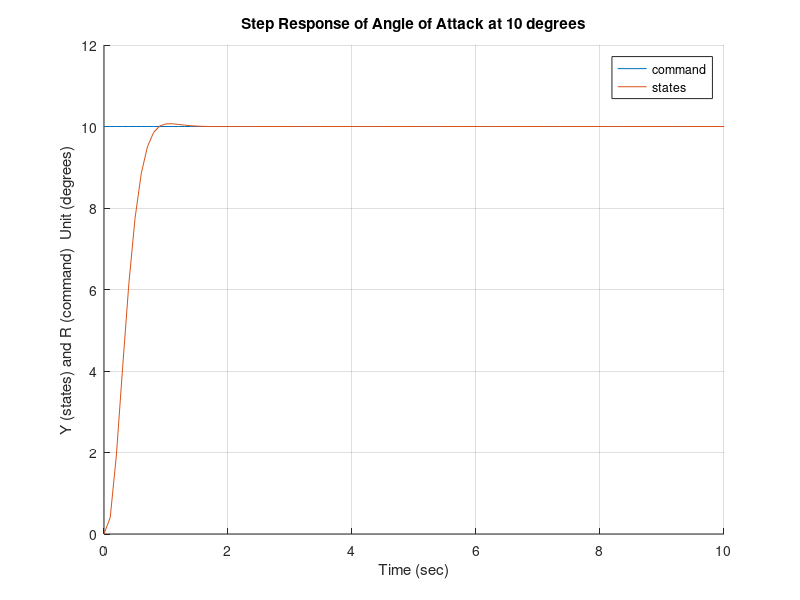
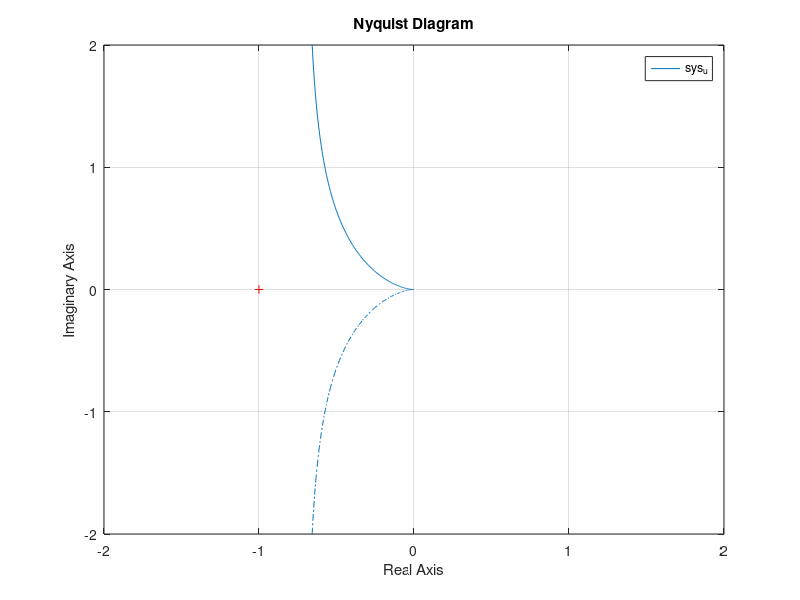
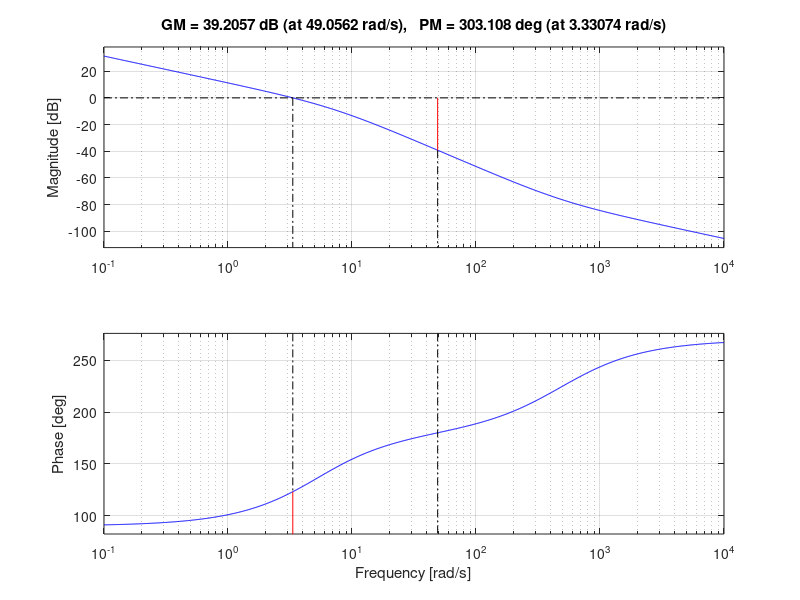

Recreate these plots in MATLAB, in order. (Note: this script raises an error after producing the figures.)
%% Question 1 a-c
clear all
clc

% Initiating Constants
ZaV = -1.21;
ZdV = -0.1987;
Ma = 44.2506;
Md = -97.2313;
% Creating plant state space
Ap = [ZaV 1; Ma 0];
Bp = [ZdV; Md];
% Tracking the angle of attack
Cp = [1 0];
Dp = 0.*Cp*Bp;

% Creating wiggle matrix
Aw = [ 0 Cp
0.*ones(2,1) Ap];
Bw = [ 0 Bp']';

% Checking if Aw and Bw is controllable
Kalman = [Bw Aw*Bw Aw^2*Bw];
rankKal = rank(Kalman);
% Rank of Kalman matrix is 3 which is same size as row of Aw so system is
% controllable

% Desired poles
dp1 = -5;
dp2 = -6;
dp3 = -7;
% Placing poles
Kp = place(Aw, Bw, [dp1, dp2, dp3]);
% Creating new wiggle matrix with desired poles
nAw = Aw-(Bw*Kp);
eigNAw = eig(nAw);
% Eigenvalues are the desired poles so pole placement was done correctly

% Creating linear quadratic regulator(LQR)
R = 1;
Q=0.*nAw;
Q(1,1)=10.;
[K,S,E]=lqr(nAw,Bw,Q,R);

% Creating Closed Loop System
% xdot = (Aw-Bw*K)x + Fr
% ycl = x(2)
F=[-1 0 0]';
Acl = nAw-Bw*K;
Bcl = F;
Ccl=[0 1 0];
Dcl = 0.*Ccl*F;

% Simulating system at constant 10 deg command
time = 0:0.1:10;
r = ones(1,length(time));
% Closed loop state space
SSCL = ss(Acl, Bcl, Ccl, Dcl);
[ycl,xcl] = lsim(SSCL,10*r,time);
% Plotting
figure(1)
hold on
plot(xcl,10*r)
plot(xcl,ycl)
grid on
title('Step Response of Angle of Attack at 10 degrees')
xlabel('Time (sec)')
ylabel('Y (states) and R (command)  Unit (degrees)')
legend('command','states')
hold off

% Common Controler Form
Ac = [0];
Bc1 = [1 0];
Bc2 = [-1];
Cc = -[K(1)];
Dc1 = -[K(2) K(3)];
Dc2 = [0];

% Closed Loop System
%State Space for Closed Loop System
Cp = [1 0; 0 0];
Dp = 0.*Cp*Bp;
Z = inv(eye(size(Dc1*Dp))-Dc1*Dp);
Acl1 = [(Ap+Bp*Z*Dc1*Cp) (Bp*Z*Cc);(Bc1*(Cp+Dp*Z*Dc1*Cp)) (Ac+Bc1*Dp*Z*Cc)];
Bcl1 = [Bp*Z*Dc2;(Bc2+Bc1*Dp*Z*Dc2)];
Bcl1 = Bcl(:,1);
Ccl1 = [(Cp+Dp*Z*Dc1*Cp) (Dp*Z*Cc)];
Dcl1 =(Dp*Z*Dc2);
Dcl1 = Dcl(:,1);
syscl = ss(Acl1,Bcl1,Ccl1,Dcl1);
% Lu
Ain= [Ap 0.*Bp*Cc; Bc1*Cp Ac];
Bin = [Bp; Bc1*Dp];
Cin= -[Dc1*Cp Cc];%change sign for loop gain
Din = -[Dc1*Dp];
sys_u= ss(Ain,Bin,Cin,Din);

% Nyquist for Lu
figure(2);
nyquist(sys_u)
axis([-2 2 -2 2]);

% Bode for Lu
figure(3);
margin(sys_u)
freqResp = allmargin(sys_u);

% Singular Values
% sigma(I+Lu)
sbar1 = sigma(sys_u,[],2);
minsbar1 = min(sigma(sys_u,[],2));
figure(4)
sigma(sys_u,[],2);
title('Singular Values for I + Lu')
% sigma(I+inv(Lu))
sbar2 = sigma(sys_u,[],3);
minsbar2 = min(sigma(sys_u,[],3));
figure(5)
sigma(sys_u,[],3);
title('Singular Values for I + inv(Lu)')

% singular value stability margins for I+Lu
RDu_nGM = 1/(1+minsbar1);
RDu_pGM = 1/(1-minsbar1);
RDu_Pha = 2*asin(minsbar1/2);
RDu_nGM_dB = 20*log10(RDu_nGM);
RDu_pGM_dB = 20*log10(RDu_pGM);
RDu_Pha_deg = 180*RDu_Pha/pi; 

% singular value stability margins for I+inv(Lu)
SDu_nGM = 1/(1+minsbar2);
SDu_pGM = 1/(1-minsbar2);
SDu_Pha = 2*asin(minsbar2/2);
SDu_nGM_dB = 20*log10(SDu_nGM);
SDu_pGM_dB = 20*log10(SDu_pGM);
SDu_Pha_deg = 180*RDu_Pha/pi; 

% Plotting Sensitivity and Comp Sensitivity
[nCp,nAp] = size(Cp);
w = logspace(-1,3,500);
T  = freqresp(syscl,w);
S = 1 - T;
for jj = 1:nCp
    figure('Name','Co-Sensitivity (T)'),
    semilogx(w,20*log10(abs(squeeze(T(jj,1,:)))),'b','LineWidth',2);grid
    v_min = max(max(abs(squeeze(T(jj,1,:)))));
    legend([ 'T(' num2str(jj) ') max = ' num2str(v_min)],'Location','Best');
    %legend('T-Az LQR SF','T-Az LQG OF','T-Az LQR OFW','Location','Best');
    xlabel('Frequency (rps)')
    ylabel('Mag (dB)')
    title('Co-Sensitivity (T)')
end

for jj = 1:nCp
    figure('Name','Sensitivity (S)'),
    semilogx(w,20*log10(abs(squeeze(S(jj,1,:)))),'b','LineWidth',2);grid
    v_min = max(max(abs(squeeze(S(jj,1,:)))));
    legend([num2str(jj) ' S max = ' num2str(v_min)],'Location','Best');
    %legend('T-Az LQR SF','T-Az LQG OF','T-Az LQR OFW','Location','Best');
    xlabel('Frequency (rps)')
    ylabel('Mag (dB)')
    title('Sensitivity (S)')
end

%% Question 1 d-e
clear all
clc

% Initiating Constants
ZaV = -1.21;
ZdV = -0.1987;
Ma = 44.2506;
Md = -97.2313;
% Creating plant state space
Ap = [ZaV 1; Ma 0];
Bp = [ZdV; Md];
% Tracking the angle of attack
Cp = [1 0];
Dp = 0.*Cp*Bp;

% Creating wiggle system
w0 = 1;
Aw = [ 0 1 0 0
-w0*w0 0 Cp
0.*ones(2,2) Ap];
Bw = [ 0 0 Bp']';

% Checking if Aw and Bw is controllable
Kalman = [Bw Aw*Bw Aw^2*Bw Aw^3*Bw];
rankKal = rank(Kalman);
% Rank of Kalman matrix is 4 which is same size as row of Aw so system is
% controllable

% Placing Negative Poles
% Desired poles
dp1 = -5;
dp2 = -6;
dp3 = -7;
dp4 = -8;
% Placing poles
Kp = place(Aw, Bw, [dp1, dp2, dp3, dp4]);
% Creating new wiggle matrix with desired poles
nAw = Aw -(Bw*Kp);
eigNAw = eig(nAw);
% Eigenvalues are the desired poles so pole placement was done correctly

% Creating linear quadratic regulator(LQR)
R = 1;
Q = 0.*nAw;
Q(1,1) = 100000.;
Q(2,2) = 10000.;
[K,S,E]=lqr(nAw,Bw,Q,R);

% Creating Closed Loop System
% xdot = (Aw-Bw*K)x + Fr
% ycl = x(2)
F=[0 -1 0 0]';
Acl = nAw-Bw*K;
Bcl = F;
Ccl=[0 0 1 0];
Dcl = 0.*Ccl*F;

% Simulating system at constant 10 deg command
time = 0:0.1:10;
r = sin(w0*time);
% Closed loop state space
SSCL = ss(Acl, Bcl, Ccl, Dcl);
[ycl,xcl] = lsim(SSCL,r,time);
% Plotting
figure(1)
hold on
plot(xcl,r)
plot(xcl,ycl)
grid on
title('Autopilot Tracking Sinusoidal Command for Alpha')
xlabel('Time (sec)')
ylabel('Y (states) and R (command)  Unit (degrees)')
legend('command','states')
hold off

% Common Controler Form
Ac = [0 1; -w0^2 0];
Bc1 = [0 0; 1 0];
Bc2 = [0 -1]';
Cc = -[K(2) K(1)];
Dc1 = -[K(3) K(4)];
Dc2 = [0];

% Closed Loop System
%State Space for Closed Loop System
Cp = [1 0; 0 0];
Dp = 0.*Cp*Bp;
Z = inv(eye(size(Dc1*Dp))-Dc1*Dp);
Acl1 = [(Ap+Bp*Z*Dc1*Cp) (Bp*Z*Cc);(Bc1*(Cp+Dp*Z*Dc1*Cp)) (Ac+Bc1*Dp*Z*Cc)];
Bcl1 = [Bp*Z*Dc2;(Bc2+Bc1*Dp*Z*Dc2)];
Bcl1 = Bcl(:,1);
Ccl1 = [(Cp+Dp*Z*Dc1*Cp) (Dp*Z*Cc)];
Dcl1 =(Dp*Z*Dc2);
Dcl1 = Dcl(:,1);
syscl = ss(Acl1,Bcl1,Ccl1,Dcl1);
% Lu
Ain= [Ap 0.*Bp*Cc; Bc1*Cp Ac];
Bin = [Bp; Bc1*Dp];
Cin= -[Dc1*Cp Cc];%change sign for loop gain
Din = -[Dc1*Dp];
sys_u= ss(Ain,Bin,Cin,Din);

% Nyquist for Lu
figure(2);
nyquist(sys_u)
axis([-2 2 -2 2]);

% Bode for Lu
figure(3);
margin(sys_u)
freqResp = allmargin(sys_u);

% Singular Values
% sigma(I+Lu)
sbar1 = sigma(sys_u,[],2);
minsbar1 = min(sigma(sys_u,[],2));
figure(4)
sigma(sys_u,[],2);
title('Singular Values for I + Lu')
% sigma(I+inv(Lu))
sbar2 = sigma(sys_u,[],3);
minsbar2 = min(sigma(sys_u,[],3));
figure(5)
sigma(sys_u,[],3);
title('Singular Values for I + inv(Lu)')

% singular value stability margins for I+Lu
RDu_nGM = 1/(1+minsbar1);
RDu_pGM = 1/(1-minsbar1);
RDu_Pha = 2*asin(minsbar1/2);
RDu_nGM_dB = 20*log10(RDu_nGM);
RDu_pGM_dB = 20*log10(RDu_pGM);
RDu_Pha_deg = 180*RDu_Pha/pi; 

% singular value stability margins for I+inv(Lu)
SDu_nGM = 1/(1+minsbar2);
SDu_pGM = 1/(1-minsbar2);
SDu_Pha = 2*asin(minsbar2/2);
SDu_nGM_dB = 20*log10(SDu_nGM);
SDu_pGM_dB = 20*log10(SDu_pGM);
SDu_Pha_deg = 180*RDu_Pha/pi; 

% Plotting Sensitivity and Comp Sensitivity
[nCp,nAp] = size(Cp);
w = logspace(-1,3,500);
T  = freqresp(syscl,w);
S = 1 - T;
for jj = 1:nCp
    figure('Name','Co-Sensitivity (T)'),
    semilogx(w,20*log10(abs(squeeze(T(jj,1,:)))),'b','LineWidth',2);grid
    v_min = max(max(abs(squeeze(T(jj,1,:)))));
    legend([ 'T(' num2str(jj) ') max = ' num2str(v_min)],'Location','Best');
    %legend('T-Az LQR SF','T-Az LQG OF','T-Az LQR OFW','Location','Best');
    xlabel('Frequency (rps)')
    ylabel('Mag (dB)')
    title('Co-Sensitivity (T)')
end

for jj = 1:nCp
    figure('Name','Sensitivity (S)'),
    semilogx(w,20*log10(abs(squeeze(S(jj,1,:)))),'b','LineWidth',2);grid
    v_min = max(max(abs(squeeze(S(jj,1,:)))));
    legend([num2str(jj) ' S max = ' num2str(v_min)],'Location','Best');
    %legend('T-Az LQR SF','T-Az LQG OF','T-Az LQR OFW','Location','Best');
    xlabel('Frequency (rps)')
    ylabel('Mag (dB)')
    title('Sensitivity (S)')
end

%% Question 2
clear all
clc

% Can't find magnetically suspended ball equations or model so using
% linearized suspended ball model found in HW#8
Ap = [0 1; 1 0];
Bp = [0 1]';
Cp = [1 0];
Dp = 0.*Cp*Bp;

% Creating wiggle system
Aw = [ 0 Cp
0.*ones(2,1) Ap];
Bw = [ 0 Bp']';

% Checking if Aw and Bw is controllable
Kalman = [Bw Aw*Bw Aw^2*Bw];
rankKal = rank(Kalman);
% Rank of Kalman matrix is 3 which is same size as row of Aw so system is
% controllable

% Desired poles
dp1 = -15;
dp2 = -20;
dp3 = -25;
% Placing poles
Kp = place(Aw, Bw, [dp1, dp2, dp3]);
% Creating new wiggle matrix with desired poles
nAw = Aw-(Bw*Kp);
eigNAw = eig(nAw);
% Eigenvalues are the desired poles so pole placement was done correctly

% Creating linear quadratic regulator(LQR)
R = 1;
Q=0.*nAw;
Q(1,1)=10.;
[K,S,E]=lqr(nAw,Bw,Q,R);

% Creating Closed Loop System
% xdot = (Aw-Bw*K)x + Fr
% ycl = x(2)
F=[-1 0 0]';
Acl = nAw-Bw*K;
Bcl = F;
Ccl=[0 1 0];
Dcl = 0.*Ccl*F;

% Simulating system at constant 10 deg command
time = 0:0.1:10;
r = ones(1,length(time));
% Closed loop state space
SSCL = ss(Acl, Bcl, Ccl, Dcl);
[ycl,xcl] = lsim(SSCL,10*r,time);
% Plotting
figure(1)
hold on
plot(xcl,10*r)
plot(xcl,ycl)
grid on
title('Step Response of Suspended Ball')
xlabel('Time (sec)')
ylabel('Y (states) and R (command)  Unit (meters)')
legend('command','states')
hold off

% Common Controler Form
Ac = [0];
Bc1 = [1 0];
Bc2 = [-1];
Cc = -[K(1)];
Dc1 = -[K(2) K(3)];
Dc2 = [0];

% Closed Loop System
%State Space for Closed Loop System
Cp = [1 0; 0 0];
Dp = 0.*Cp*Bp;
Z = inv(eye(size(Dc1*Dp))-Dc1*Dp);
Acl1 = [(Ap+Bp*Z*Dc1*Cp) (Bp*Z*Cc);(Bc1*(Cp+Dp*Z*Dc1*Cp)) (Ac+Bc1*Dp*Z*Cc)];
Bcl1 = [Bp*Z*Dc2;(Bc2+Bc1*Dp*Z*Dc2)];
Bcl1 = Bcl(:,1);
Ccl1 = [(Cp+Dp*Z*Dc1*Cp) (Dp*Z*Cc)];
Dcl1 =(Dp*Z*Dc2);
Dcl1 = Dcl(:,1);
syscl = ss(Acl1,Bcl1,Ccl1,Dcl1);
% Lu
Ain= [Ap 0.*Bp*Cc; Bc1*Cp Ac];
Bin = [Bp; Bc1*Dp];
Cin= -[Dc1*Cp Cc];%change sign for loop gain
Din = -[Dc1*Dp];
sys_u= ss(Ain,Bin,Cin,Din);

% Nyquist for Lu
figure(2);
nyquist(sys_u)
axis([-2 2 -2 2]);

% Bode for Lu
figure(3);
margin(sys_u)
freqResp = allmargin(sys_u);

% Singular Values
% sigma(I+Lu)
sbar1 = sigma(sys_u,[],2);
minsbar1 = min(sigma(sys_u,[],2));
figure(4)
sigma(sys_u,[],2);
title('Singular Values for I + Lu')
% sigma(I+inv(Lu))
sbar2 = sigma(sys_u,[],3);
minsbar2 = min(sigma(sys_u,[],3));
figure(5)
sigma(sys_u,[],3);
title('Singular Values for I + inv(Lu)')

% singular value stability margins for I+Lu
RDu_nGM = 1/(1+minsbar1);
RDu_pGM = 1/(1-minsbar1);
RDu_Pha = 2*asin(minsbar1/2);
RDu_nGM_dB = 20*log10(RDu_nGM);
RDu_pGM_dB = 20*log10(RDu_pGM);
RDu_Pha_deg = 180*RDu_Pha/pi; 

% singular value stability margins for I+inv(Lu)
SDu_nGM = 1/(1+minsbar2);
SDu_pGM = 1/(1-minsbar2);
SDu_Pha = 2*asin(minsbar2/2);
SDu_nGM_dB = 20*log10(SDu_nGM);
SDu_pGM_dB = 20*log10(SDu_pGM);
SDu_Pha_deg = 180*RDu_Pha/pi; 

% Plotting Sensitivity and Comp Sensitivity
[nCp,nAp] = size(Cp);
w = logspace(-1,3,500);
T  = freqresp(syscl,w);
S = 1 - T;
for jj = 1:nCp
    figure('Name','Co-Sensitivity (T)'),
    semilogx(w,20*log10(abs(squeeze(T(jj,1,:)))),'b','LineWidth',2);grid
    v_min = max(max(abs(squeeze(T(jj,1,:)))));
    legend([ 'T(' num2str(jj) ') max = ' num2str(v_min)],'Location','Best');
    %legend('T-Az LQR SF','T-Az LQG OF','T-Az LQR OFW','Location','Best');
    xlabel('Frequency (rps)')
    ylabel('Mag (dB)')
    title('Co-Sensitivity (T)')
end

for jj = 1:nCp
    figure('Name','Sensitivity (S)'),
    semilogx(w,20*log10(abs(squeeze(S(jj,1,:)))),'b','LineWidth',2);grid
    v_min = max(max(abs(squeeze(S(jj,1,:)))));
    legend([num2str(jj) ' S max = ' num2str(v_min)],'Location','Best');
    %legend('T-Az LQR SF','T-Az LQG OF','T-Az LQR OFW','Location','Best');
    xlabel('Frequency (rps)')
    ylabel('Mag (dB)')
    title('Sensitivity (S)')
end